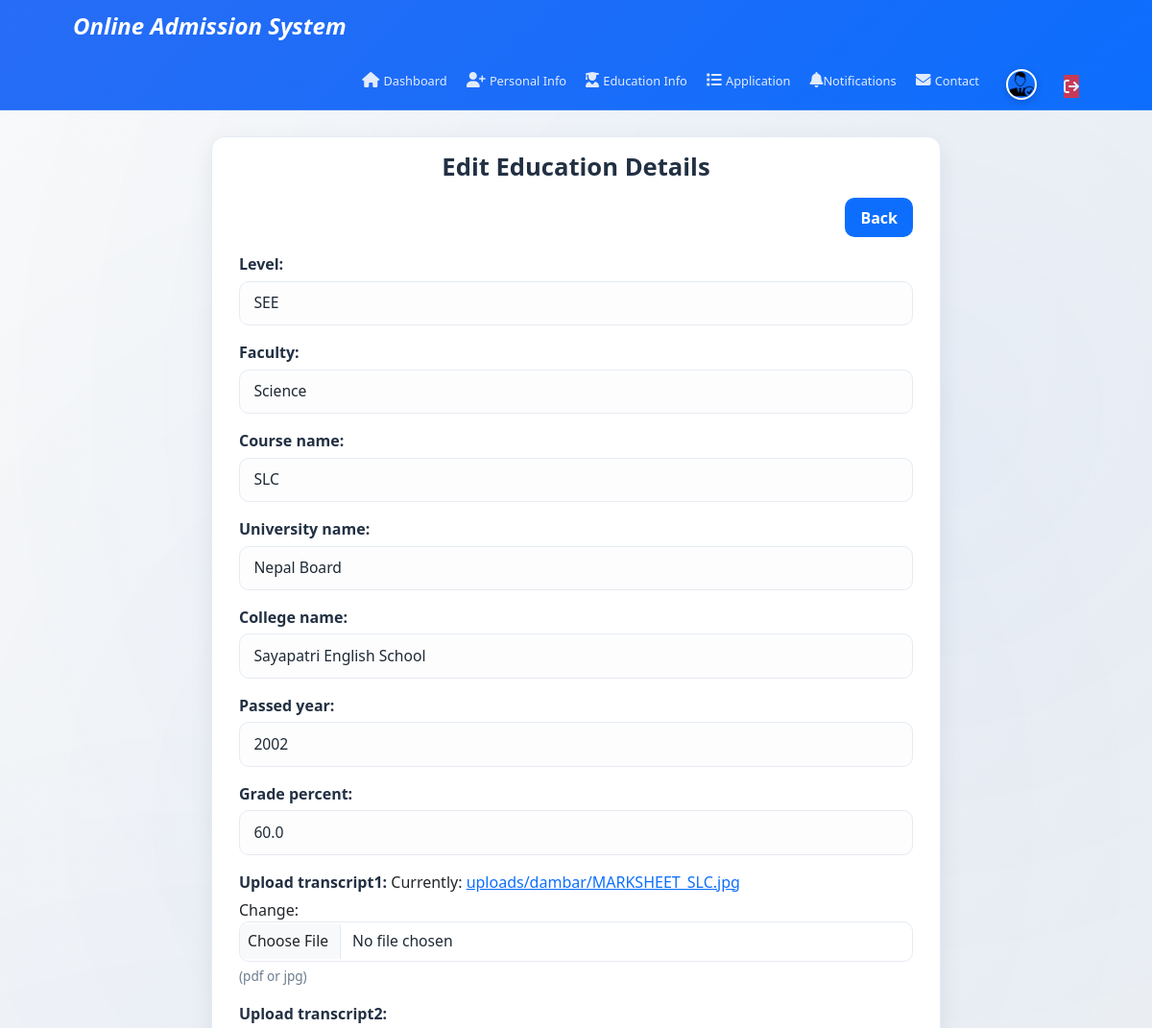
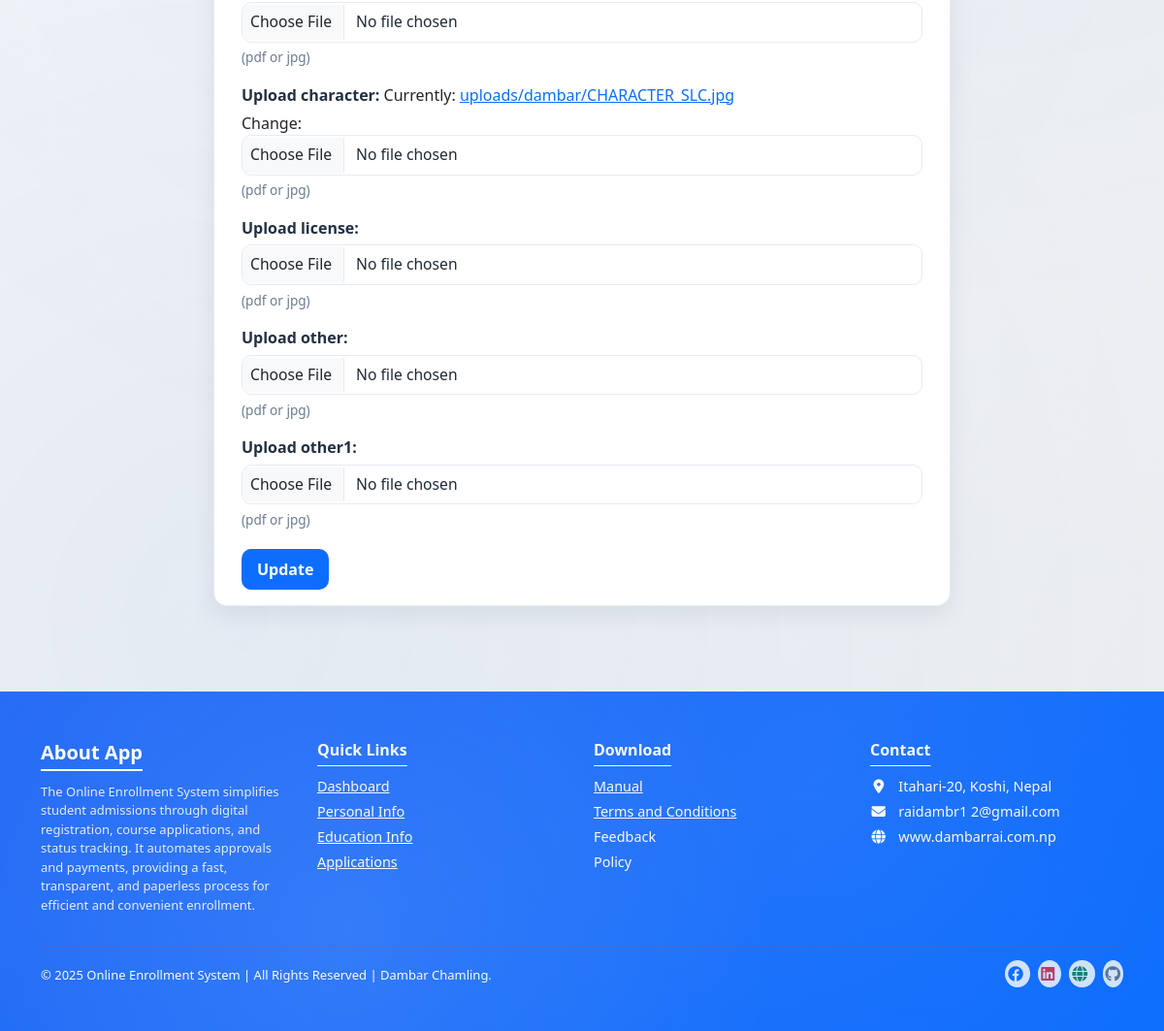
Page /edit-educationalinfo/4/ on the committed database (2 pictures, top to bottom).
### admissionapp/models.py (models this page shows, shortened)
class EducationalInfo(models.Model):
    LEVEL_CHOICES = [
        ("SEE", "SEE"),
        ("Plus2", "Plus2"),
        ("Bachelor", "Bachelor"),
        ("Master", "Master"),
    ]
    FACULTY_CHOICES = [
        ("Math", "Math"),
        ("Science", "Science"),
        ("Management", "Management"),
        ("IT", "IT"),
        ("Commerce", "Commerce"),
        ("Engineering", "Engineering"),
    ]
    UNIVERSITY_CHOICES = [
        ("Nepal Board", "Nepal Board"),
        ("Pokhara University", "Pokhara University"),
        ("Purbanchal University", "Purbanchal University"),
        ("Tribhuvan University", "Tribhuvan University"),
    ]
    user = models.ForeignKey(
        settings.AUTH_USER_MODEL,
        on_delete=models.CASCADE,
        related_name="educational_infos",
    )
    level = models.CharField(max_length=50, choices=LEVEL_CHOICES, default="SEE")
    faculty = models.CharField(
        max_length=50, choices=FACULTY_CHOICES, default="Commerce"
    )
    course_name = models.CharField(max_length=50)
    university_name = models.CharField(
        max_length=100,
        choices=UNIVERSITY_CHOICES,
        default="Tribhuvan University",
    )
    college_name = models.CharField(max_length=100)
    passed_year = models.IntegerField(
        validators=[MinValueValidator(1990), MaxValueValidator(2100)]
    )
    grade_percent = models.FloatField(
        validators=[MinValueValidator(0), MaxValueValidator(100)]
    )
    upload_transcript1 = models.FileField(
        upload_to=educational_document_path,
        validators=[
            validate_file_extensions,
            validate_file_size,
            validate_file_content,
        ],
        help_text="(pdf or jpg)",
    )
    upload_transcript2 = models.FileField(
        upload_to=educational_document_path,
        validators=[
            validate_file_extensions,
            validate_file_size,
            validate_file_content,
        ],
        help_text="(pdf or jpg)",
        blank=True,
        null=True,
    )
    upload_character = models.FileField(
        upload_to=educational_document_path,
        validators=[
            validate_file_extensions,
            validate_file_size,
            validate_file_content,
        ],
        help_text="(pdf or jpg)",
    )
    upload_license = models.FileField(
        upload_to=educational_document_path,
        validators=[
            validate_file_extensions,
            validate_file_size,
            validate_file_content,
        ],
        help_text="(pdf or jpg)",
        blank=True,
    )
    upload_other = models.FileField(
        upload_to=educational_document_path,
        validators=[
            validate_file_extensions,
            validate_file_size,
            validate_file_content,
        ],
        help_text="(pdf or jpg)",
        blank=True,
    )
    upload_other1 = models.FileField(
        upload_to=educational_document_path,
        validators=[
            validate_file_extensions,
            validate_file_size,
            validate_file_content,
        ],
        help_text="(pdf or jpg)",
        blank=True,
    )
    created_at = models.DateTimeField(auto_now_add=True, blank=True, null=True)
    updated_at = models.DateTimeField(auto_now=True, blank=True, null=True)
    class Meta:
        constraints = [
            UniqueConstraint(fields=["user", "level"], name="uniq_user_level"),
        ]

### admissionapp/views.py (the view)
def edit_educational_info(request, pk):
    edu_info = get_object_or_404(EducationalInfo, pk=pk)
    if request.method == "POST":
        form = EducationalInfoForm(
            request.POST,
            request.FILES,
            instance=edu_info
        )
        if form.is_valid():
            form.save()
            create_notification(
                user=request.user,
                title="Educational Information Updated",
                message="Your educational details have been successfully updated and saved.",
            )
            return redirect("education_list")
    else:
        form = EducationalInfoForm(instance=edu_info)
    return render(
        request,
        "student/edit_educationalinfo.html",
        {"form": form}
    )

### admissionapp/context_processors.py (called while the page is built, shortened)
def profile_flags(request):
    if not request.user.is_authenticated:
        return {}

### templates/student/edit_educationalinfo.html (shortened to what this page needs)
{% extends 'student/student_base.html' %}
{% load static %}
{% block css %}
  <link rel="stylesheet" href="{% static 'css/student/edit_educationalinfo.css' %}" />
{% endblock %}
{% block body %}
  <div class="edit-educationalinfo-container container py-3">
    <h2 class="text-center">Edit Education Details</h2>
    <a href="{% url 'education_list' %}" class="btn btn-primary text-end">Back</a>
    <form method="post" enctype="multipart/form-data">
      {{ form.as_p }}
      <button type="submit" class="btn btn-primary">Update</button>
    </form>
  </div>
{% endblock %}

### static/css/base.css (style rules this page uses)
:root { --brand: #0d6efd; --blue: #0000ff; --gap: 1rem; --hover-scale: 1.05; --light-blue: #8080ff; --muted: #6c757d; --primary-gradient: linear-gradient(135deg, #276cf5, #0d6efd); --shadow-heavy: 0 8px 30px rgba(39, 108, 245, 0.3); --shadow-light: 0 2px 10px rgba(39, 108, 245, 0.1); --shadow-medium: 0 4px 20px rgba(39, 108, 245, 0.2); --text-light: #f8f9fa; --transition-smooth: all 0.3s cubic-bezier(0.4, 0, 0.2, 1); }
html, body { height: 100%; scroll-behavior: smooth; }
body { background: linear-gradient(135deg, #f8f9fa 0%, #e9ecef 100%); color: #212529; display: flex; flex-direction: column; min-height: 100dvh; transition: var(--transition-smooth); }
body::before { animation: floatingBg 20s ease-in-out infinite; background: radial-gradient( circle at 20% 80%, rgba(39, 108, 245, 0.05) 0%, transparent 50% ), radial-gradient( circle at 80% 20%, rgba(13, 110, 253, 0.05) 0%, transparent 50% ), radial-gradient( circle at 40% 40%, rgba(39, 108, 245, 0.03) 0%, transparent 50% ); content: ''; inset: 0; pointer-events: none; position: fixed; z-index: -1; }
.form-control { border: 2px solid #e9ecef; transition: var(--transition-smooth); }
.btn { overflow: hidden; position: relative; transition: var(--transition-smooth); }
.btn::before { background: rgba(255, 255, 255, 0.3); border-radius: 50%; content: ''; height: 0; left: 50%; position: absolute; top: 50%; transform: translate(-50%, -50%); transition: var(--transition-smooth); width: 0; }

### static/css/student/edit_educationalinfo.css (style rules this page uses)
.edit-educationalinfo-container { --primary: #0d6efd; --primary-dark: #0b5ed7; --text: #223043; --muted: #6b7c8f; --border: #e6ebf2; --bg: #ffffff; max-width: 760px; margin: 1.5rem auto 2.5rem; padding: 1.75rem; background: var(--bg); border: 1px solid var(--border); border-radius: 14px; box-shadow: 0 8px 24px rgba(19, 33, 68, 0.08); }
.edit-educationalinfo-container h2 { font-size: clamp(1.25rem, 2.5vw, 1.6rem); font-weight: 700; color: var(--text); margin: 0 0 1rem 0; text-align: center; }
.edit-educationalinfo-container .btn.text-end { display: block; width: max-content; margin-left: auto; margin-bottom: 1rem; }
.edit-educationalinfo-container form { display: block; }
.edit-educationalinfo-container form p { margin: 0 0 1rem 0; }
.edit-educationalinfo-container label { display: inline-block; margin-bottom: 0.35rem; font-weight: 600; color: var(--text); }
.edit-educationalinfo-container input[type="text"], .edit-educationalinfo-container input[type="number"], .edit-educationalinfo-container input[type="date"], .edit-educationalinfo-container input[type="email"], .edit-educationalinfo-container input[type="file"], .edit-educationalinfo-container select, .edit-educationalinfo-container textarea { width: 100%; padding: 0.65rem 0.9rem; border: 1px solid var(--border); border-radius: 10px; background: #fdfdfd; font-size: 0.98rem; color: #1f2a36; transition: border-color .2s ease, box-shadow .2s ease, background-color .2s ease; }
.edit-educationalinfo-container input[type="file"] { padding: 0.5rem; background: #fff; }
.edit-educationalinfo-container .helptext { display: block; margin-top: 0.35rem; font-size: 0.85rem; color: var(--muted); }
.edit-educationalinfo-container .btn { border-radius: 10px; font-weight: 600; padding: 0.55rem 1rem; transition: transform .12s ease, box-shadow .12s ease, background-color .12s ease; }
.edit-educationalinfo-container .btn-primary { background-color: var(--primary); border: none; }
.edit-educationalinfo-container form .btn-primary[type="submit"] { margin-top: 0.25rem; }

### rows in the picture
EducationalInfo: level "SEE", faculty "Science", course_name "SLC", university_name "Nepal Board", college_name "Sayapatri English School", passed_year "2002", grade_percent "60.0"
